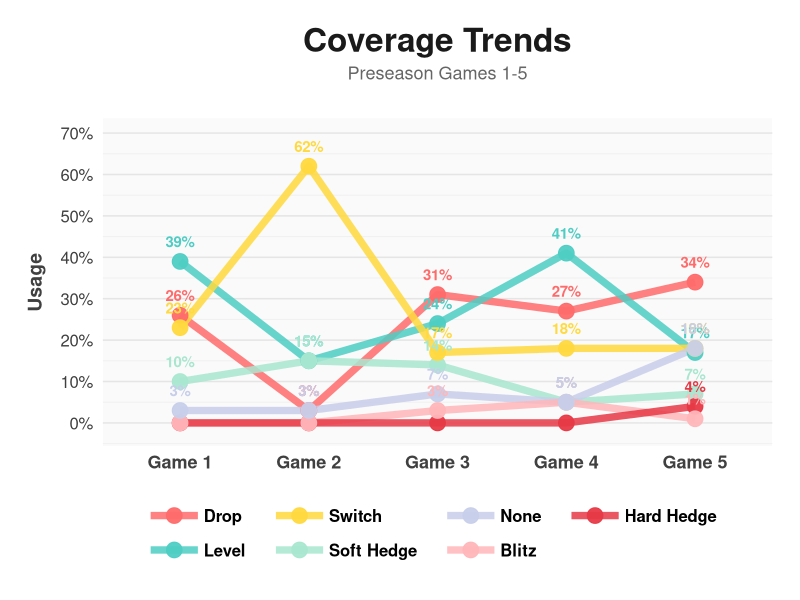

Here is the R script that generated this plot:
library(ggplot2)
library(dplyr)
library(tidyr)

# Create dataset (without Peel/Next)
coverage_data <- data.frame(
  Game = c("Game 1", "Game 2", "Game 3", "Game 4", "Game 5"),
  Drop = c(26, 3, 31, 27, 34),
  Level = c(39, 15, 24, 41, 17),
  `Soft Hedge` = c(10, 15, 14, 5, 7),
  `Hard Hedge` = c(0, 0, 0, 0, 4),
  Blitz = c(0, 0, 3, 5, 1),
  Switch = c(23, 62, 17, 18, 18),
  None = c(3, 3, 7, 5, 18),
  check.names = FALSE
)

# Convert to long format
coverage_long <- coverage_data %>%
  pivot_longer(cols = -Game, 
               names_to = "Coverage_Type", 
               values_to = "Usage") %>%
  mutate(Coverage_Type = factor(Coverage_Type, 
                                levels = c("Drop", "Level", "Switch", "Soft Hedge", "None", "Blitz", "Hard Hedge")))

# Create line chart
ggplot(coverage_long, aes(x = Game, y = Usage, 
                          color = Coverage_Type, 
                          group = Coverage_Type)) +
  geom_line(linewidth = 2.5, alpha = 0.85) +
  geom_point(size = 5, alpha = 0.95) +
  geom_text(data = subset(coverage_long, Usage > 0),
            aes(label = paste0(Usage, "%")), 
            vjust = -1.3, size = 3.8, fontface = "bold", 
            show.legend = FALSE) +
  scale_color_manual(
    values = c(
      "Drop" = "#FF6B6B",
      "Level" = "#4ECDC4", 
      "Switch" = "#FFD93D",
      "Soft Hedge" = "#A8E6CF",
      "None" = "#C7CEEA",
      "Blitz" = "#FFB6B9",
      "Hard Hedge" = "#E63946"
    ),
    breaks = c("Drop", "Level", "Switch", "Soft Hedge", "None", "Blitz", "Hard Hedge")
  ) +
  labs(
    title = "Coverage Trends",
    subtitle = "Preseason Games 1-5",
    x = NULL,
    y = "Usage",
    color = NULL
  ) +
  scale_y_continuous(
    limits = c(-2, 70), 
    breaks = seq(0, 70, 10),
    labels = function(x) paste0(x, "%")
  ) +
  theme_minimal(base_size = 15, base_family = "sans") +
  theme(
    plot.title = element_text(
      hjust = 0.5, 
      size = 24, 
      face = "bold", 
      color = "#1a1a1a",
      margin = margin(b = 5)
    ),
    plot.subtitle = element_text(
      hjust = 0.5, 
      size = 13, 
      color = "#666666", 
      margin = margin(b = 25)
    ),
    plot.background = element_rect(fill = "#FFFFFF", color = NA),
    panel.background = element_rect(fill = "#FAFAFA", color = NA),
    panel.grid.major.y = element_line(color = "#E5E5E5", linewidth = 0.5),
    panel.grid.minor.y = element_line(color = "#F0F0F0", linewidth = 0.3),
    panel.grid.major.x = element_blank(),
    panel.grid.minor.x = element_blank(),
    legend.position = "bottom",
    legend.direction = "horizontal",
    legend.title = element_blank(),
    legend.text = element_text(size = 12, face = "bold", margin = margin(r = 10)),
    legend.key.width = unit(1.5, "cm"),
    legend.spacing.x = unit(0.3, "cm"),
    axis.text.x = element_text(size = 13, color = "#404040", face = "bold"),
    axis.text.y = element_text(size = 12, color = "#404040"),
    axis.title.y = element_text(size = 14, face = "bold", color = "#404040", margin = margin(r = 10)),
    axis.ticks = element_blank(),
    plot.margin = margin(20, 20, 20, 20)
  )